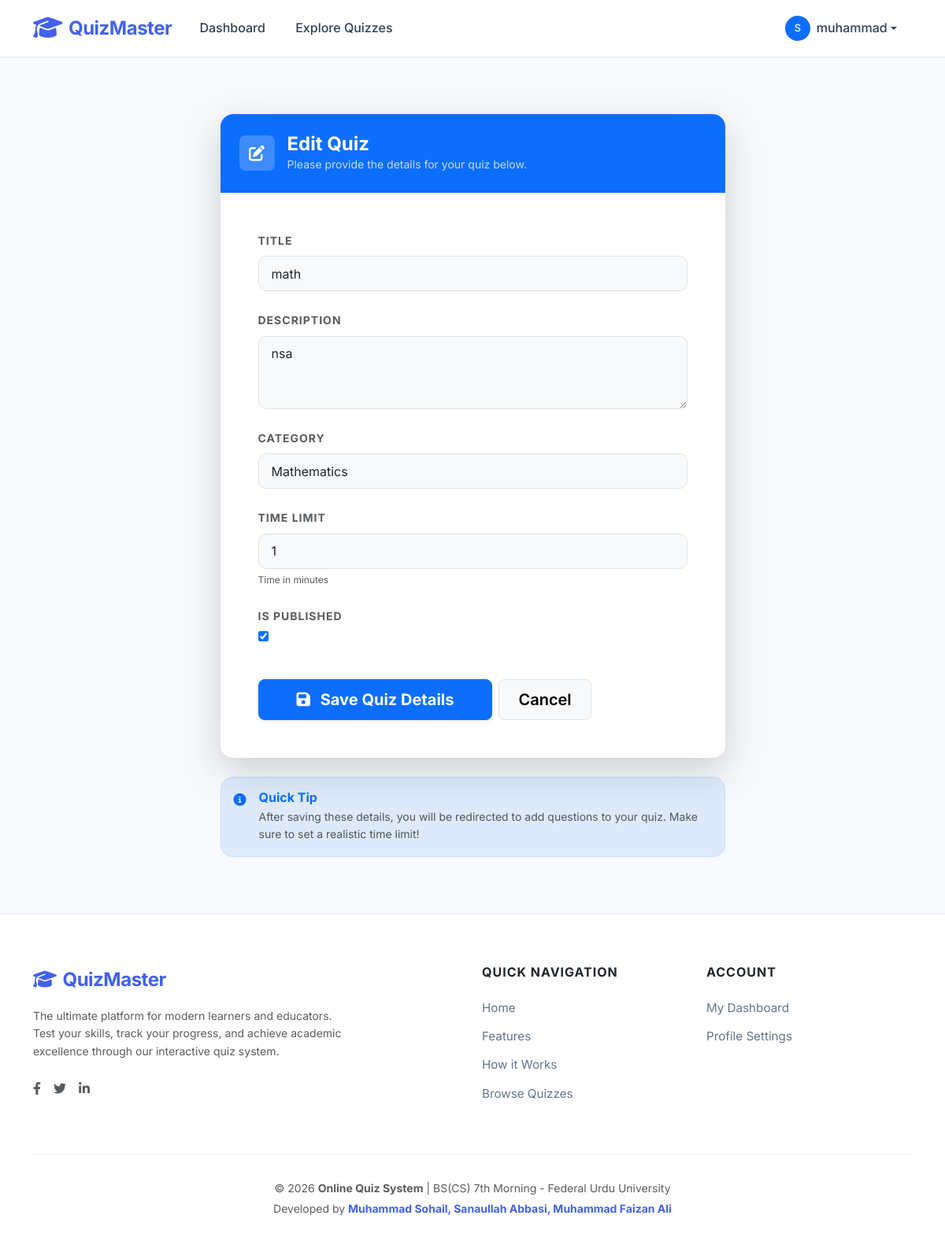
The page /quiz/3/edit/ (signed in) on the database its author committed.
### quiz/models.py (models this page shows, shortened)
class Quiz(models.Model):
    title = models.CharField(max_length=200)
    description = models.TextField()
    category = models.ForeignKey(Category, on_delete=models.CASCADE, related_name='quizzes')
    teacher = models.ForeignKey(User, on_delete=models.CASCADE, related_name='created_quizzes')
    time_limit = models.IntegerField(default=10, help_text="Time in minutes")
    is_published = models.BooleanField(default=False)
    students = models.ManyToManyField(User, through='Result', related_name='attempted_quizzes', blank=True)
    created_at = models.DateTimeField(auto_now_add=True)
    updated_at = models.DateTimeField(auto_now=True)
    class Meta:
        verbose_name_plural = "Quizzes"

### quiz/views.py (the view)
# urls.py: path('quiz/<int:pk>/edit/', views.quiz_edit, name='quiz_edit'),
@login_required
@teacher_required
def quiz_edit(request, pk):
    quiz = get_object_or_404(Quiz, pk=pk, teacher=request.user)
    form = QuizForm(instance=quiz)
    if request.method == 'POST':
        form = QuizForm(request.POST, instance=quiz)
        if form.is_valid():
            form.save()
            messages.success(request, 'Quiz updated successfully!')
            return redirect('quiz_detail_teacher', pk=quiz.pk)
    return render(request, 'quiz/quiz_form.html', {'form': form, 'title': 'Edit Quiz', 'quiz': quiz})

### quiz/forms.py
class QuizForm(forms.ModelForm):
    class Meta:
        model = Quiz
        fields = ['title', 'description', 'category', 'time_limit', 'is_published']
        widgets = {
            'description': forms.Textarea(attrs={'rows': 3}),
            'time_limit': forms.NumberInput(attrs={'min': 1, 'max': 120}),
        }

### quiz/models.py (called while the page is built)
    def __str__(self):
        return self.name

### templates/quiz/quiz_form.html (shortened to what this page needs)
{% extends 'base.html' %}
{% block content %}
<div class="row justify-content-center py-5">
    <div class="col-lg-7">
        <div class="card border-0 shadow-lg rounded-4 overflow-hidden">
            <div class="card-header bg-primary py-4 px-4 border-0">
                <div class="d-flex align-items-center">
                    <div class="p-2 rounded-3 me-3 d-flex align-items-center justify-content-center" style="background-color: rgba(255,255,255,0.2); width: 45px; height: 45px;">
                        <i class="fa-solid fa-pen-to-square text-white fa-lg"></i>
                    </div>
                    <div>
                        <h4 class="fw-bold mb-0 text-white">{{ title }}</h4>
                        <p class="text-white text-opacity-75 mb-0 small">Please provide the details for your quiz below.</p>
                    </div>
                </div>
            </div>
            <div class="card-body p-4 p-md-5">
                <form method="post" class="needs-validation">
                    {% for field in form %}
                    <div class="mb-4">
                        <label class="form-label small fw-bold text-uppercase text-muted ls-1" for="{{ field.id_for_label }}">
                            {{ field.label }}
                        </label>
                        <div class="input-group">
                            {{ field }}
                        </div>
                        {% if field.help_text %}
                        <div class="form-text text-muted x-small mt-1">{{ field.help_text }}</div>
                        {% endif %}
                    </div>
                    {% endfor %}
                    <div class="d-flex flex-column flex-sm-row gap-2 mt-5">
                        <button type="submit" class="btn btn-primary btn-lg px-5 fw-bold shadow-sm rounded-3">
                            <i class="fas fa-save me-2"></i> Save Quiz Details
                        </button>
                        {% if quiz %}
                        <a href="{% url 'quiz_detail_teacher' quiz.pk %}" class="btn btn-light btn-lg border px-4 rounded-3">Cancel</a>
                        {% else %}
                        <a href="{% url 'dashboard' %}" class="btn btn-light btn-lg border px-4 rounded-3">Cancel</a>
                        {% endif %}
                    </div>
                </form>
            </div>
        </div>
        <div class="mt-4 p-3 bg-primary bg-opacity-10 rounded-4 border border-primary border-opacity-10">
            <div class="d-flex">
                <i class="fas fa-info-circle text-primary me-3 mt-1"></i>
                <div>
                    <h6 class="fw-bold text-primary mb-1">Quick Tip</h6>
                    <p class="text-muted small mb-0">After saving these details, you will be redirected to add questions to your quiz. Make sure to set a realistic time limit!</p>
                </div>
            </div>
        </div>
    </div>
</div>
{% endblock %}

### templates/base.html (shortened to what this page needs)
<!DOCTYPE html>
<html lang="en">
<head>
    <link href="https://cdn.jsdelivr.net/npm/bootstrap@5.3.0/dist/css/bootstrap.min.css" rel="stylesheet">
    <link href="https://cdnjs.cloudflare.com/ajax/libs/font-awesome/6.4.0/css/all.min.css" rel="stylesheet">
</head>
<body>
<nav class="navbar navbar-expand-lg sticky-top">
    <div class="container">
        <a class="navbar-brand d-flex align-items-center" href="{% url 'home' %}">
            <i class="fas fa-graduation-cap me-2 fa-lg"></i>
            <span>QuizMaster</span>
        </a>
        <div class="collapse navbar-collapse" id="navbarNav">
            <ul class="navbar-nav me-auto">
                {% if user.is_authenticated %}
                <li class="nav-item">
                    <a class="nav-link {% if request.resolver_match.url_name == 'dashboard' %}active{% endif %}" href="{% url 'dashboard' %}">
                        Dashboard
                    </a>
                </li>
                <li class="nav-item">
                    <a class="nav-link {% if request.resolver_match.url_name == 'quiz_list' %}active{% endif %}" href="{% url 'quiz_list' %}">
                        Explore Quizzes
                    </a>
                </li>
                {% endif %}
            </ul>
            <ul class="navbar-nav align-items-center">
                {% if user.is_authenticated %}
                    <li class="nav-item dropdown">
                        <a class="nav-link dropdown-toggle d-flex align-items-center" href="#" id="userDropdown" role="button" data-bs-toggle="dropdown">
                            <div class="bg-primary text-white rounded-circle d-flex align-items-center justify-content-center me-2" style="width: 32px; height: 32px; font-size: 0.8rem;">
                                {{ user.username|first|upper }}
                            </div>
                            <span>{{ user.first_name|default:user.username }}</span>
                        </a>
                    </li>
                {% endif %}
            </ul>
        </div>
    </div>
</nav>
<div class="container py-4 flex-grow-1">
    <main>
        {% block content %}{% endblock %}
    </main>
</div>
<footer class="footer">
    <div class="container">
        <div class="row g-4 text-center text-lg-start">
            <div class="col-lg-5">
                <a class="navbar-brand d-inline-block mb-3" href="{% url 'home' %}">
                    <i class="fas fa-graduation-cap me-2"></i>QuizMaster
                </a>
                <p class="text-muted small pe-lg-5">
                    The ultimate platform for modern learners and educators. Test your skills, track your progress, and achieve academic excellence through our interactive quiz system.
                </p>
                <div class="d-flex gap-3 mt-4 justify-content-center justify-content-lg-start">
                    <a href="#" class="text-muted"><i class="fab fa-facebook-f"></i></a>
                    <a href="#" class="text-muted"><i class="fab fa-twitter"></i></a>
                    <a href="#" class="text-muted"><i class="fab fa-linkedin-in"></i></a>
                </div>
            </div>
            <div class="col-sm-6 col-lg-3 offset-lg-1">
                <h6 class="footer-title">Quick Navigation</h6>
                <ul class="list-unstyled">
                    <li><a href="{% url 'home' %}" class="footer-link">Home</a></li>
                    <li><a href="/#features" class="footer-link">Features</a></li>
                    <li><a href="/#how-it-works" class="footer-link">How it Works</a></li>
                    <li><a href="{% url 'quiz_list' %}" class="footer-link">Browse Quizzes</a></li>
                </ul>
            </div>
            <div class="col-sm-6 col-lg-2">
                <h6 class="footer-title">Account</h6>
                <ul class="list-unstyled">
                    {% if user.is_authenticated %}
                    <li><a href="{% url 'dashboard' %}" class="footer-link">My Dashboard</a></li>
                    <li><a href="{% url 'profile' %}" class="footer-link">Profile Settings</a></li>
                    {% else %}
                    <li><a href="{% url 'login' %}" class="footer-link">Sign In</a></li>
                    <li><a href="{% url 'register' %}" class="footer-link">Create Account</a></li>
                    {% endif %}
                </ul>
            </div>
        </div>
        <div class="footer-bottom text-center">
            <p class="mb-1 text-muted small">© 2026 <strong>Online Quiz System</strong> | BS(CS) 7th Morning - Federal Urdu University</p>
            <p class="mb-0 small text-muted">Developed by <span class="dev-badge">Muhammad Sohail, Sanaullah Abbasi, Muhammad Faizan Ali</span></p>
        </div>
    </div>
</footer>
</body>
</html>

### templates/base.html (style rules this page uses)
:root { --primary: #4361ee; --primary-dark: #3f37c9; --secondary: #4cc9f0; --success: #10b981; --dark: #212529; --light: #f8f9fa; --gray-100: #f1f5f9; --gray-200: #e2e8f0; --text-main: #334155; --text-muted: #64748b; --bg-body: #f7f9fc; --shadow-sm: 0 1px 3px rgba(0,0,0,0.12); --shadow-md: 0 4px 6px -1px rgba(0,0,0,0.1); --transition: all 0.3s cubic-bezier(0.4, 0, 0.2, 1); }
html { scroll-behavior: smooth; }
body { background-color: var(--bg-body); font-family: 'Inter', -apple-system, sans-serif; color: var(--text-main); min-height: 100vh; display: flex; flex-direction: column; line-height: 1.6; }
.navbar { background: rgba(255, 255, 255, 0.95) !important; backdrop-filter: blur(10px); border-bottom: 1px solid var(--gray-200); padding: 0.75rem 0; }
.navbar-brand { font-weight: 700; font-size: 1.5rem; color: var(--primary) !important; letter-spacing: -0.5px; }
.nav-link { color: var(--text-main) !important; font-weight: 500; padding: 0.5rem 1rem !important; margin: 0 0.2rem; border-radius: 8px; transition: var(--transition); }
.footer { margin-top: auto; background: #fff; border-top: 1px solid var(--gray-200); padding: 4rem 0 3rem; }
.footer-title { font-weight: 700; color: var(--dark); margin-bottom: 1.5rem; font-size: 1rem; text-transform: uppercase; letter-spacing: 1px; }
.footer-link { color: var(--text-muted); text-decoration: none; display: block; margin-bottom: 0.75rem; transition: var(--transition); font-size: 0.95rem; }
.footer-bottom { border-top: 1px solid var(--gray-100); padding-top: 2rem; margin-top: 3rem; }
.dev-badge { color: var(--primary); font-weight: 700; }
.card { border: none; border-radius: 16px; box-shadow: var(--shadow-md); background: #fff; }
.btn { border-radius: 10px; padding: 0.6rem 1.5rem; font-weight: 600; transition: var(--transition); }

### templates/quiz/quiz_form.html (style rules this page uses)
.ls-1 { letter-spacing: 1px; }
.x-small { font-size: 0.75rem; }
input[type="text"], input[type="number"], select, textarea { display: block; width: 100%; padding: 0.6rem 1rem; font-size: 1rem; font-weight: 400; line-height: 1.5; color: #212529; background-color: #f8f9fa; background-clip: padding-box; border: 1px solid #dee2e6; appearance: none; border-radius: 10px; transition: border-color .15s ease-in-out,box-shadow .15s ease-in-out; }

### rows shown on the page
Quiz: form "math" "nsa" "Mathematics" "1" "☑"

### other values the page prints
{{ user.username|first|upper }} "S"
{{ user.first_name|default:user.username }} "muhammad"
{{ title }} "Edit Quiz"
{{ field.label }} "TITLE" "DESCRIPTION" "CATEGORY" "TIME LIMIT" "IS PUBLISHED"
{{ field.help_text }} "Time in minutes"
